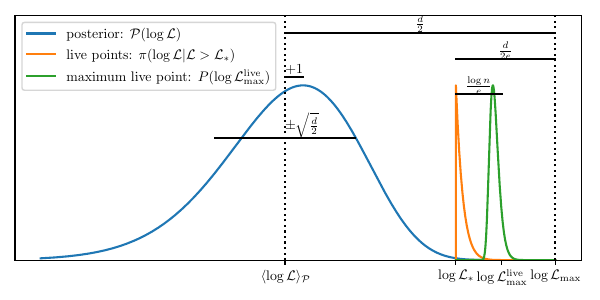

This chart was generated by the following Python code:
import matplotlib.pyplot as plt
import numpy as np
from matplotlib import rcParams
rcParams['text.usetex'] = True 
rcParams['font.family'] = 'serif'


fig, ax = plt.subplots()

logLmax = 0
d = 30
n = 1000
avlogL = logLmax-d/2

logL = np.linspace(logLmax-d/2-np.sqrt(d/2)*3.5,0,1000)
logpdf = logL - logLmax + (d/2-1)*np.log(logLmax-logL)
logpdf -= np.max(logpdf)
ax.plot(logL, np.exp(logpdf), label='posterior: $\mathcal{P}(\log\mathcal{L})$')

logLs = logLmax-d/2/np.e
logL = np.linspace(logLs,0,1000)
logpdf = (d/2-1) * np.log(logLmax - logL)
logL = np.concatenate([[logLs], logL])
logpdf = np.concatenate([[-np.inf], logpdf])
logpdf -= np.max(logpdf)
ax.plot(logL, np.exp(logpdf), label='live points: $\mathcal{\pi}(\log\mathcal{L}|\mathcal{L}>\mathcal{L}_*)$')

from scipy.special import logsumexp

logL = np.linspace(logLs,0,1000)
logpdf = (d/2-1)*np.log(logLmax - logL) + (n-1)* logsumexp([ d/2*np.log(logLmax-logLs)*np.ones_like(logL), d/2*np.log(logLmax-logL)] , b=[np.ones_like(logL),-np.ones_like(logL)], axis=0)
logpdf -= np.max(logpdf)
ax.plot(logL, np.exp(logpdf), label='maximum live point: $P(\log\mathcal{L}_\mathrm{max}^\mathrm{live})$')


logLmaxlive = logLmax - d/2/np.e + np.log(n)/np.e

l1 = 1.3
ax.axvline(avlogL, color='k', linestyle=':')
ax.axvline(logLmax, color='k', linestyle=':')
ax.plot([avlogL, logLmax], [l1,l1], 'k-')
ax.annotate(r'$\frac{d}{2}$', ((avlogL+logLmax)/2,l1), ha='center', va='bottom')

l2 = 0.7
ax.plot([avlogL-np.sqrt(d/2), avlogL+np.sqrt(d/2)], [l2, l2], 'k-')
ax.annotate(r'$\pm\sqrt{\frac{d}{2}}$', (avlogL,l2), ha='left', va='bottom')

l3 = 1.05
ax.plot([avlogL, avlogL+1], [l3, l3], 'k-')
ax.annotate(r'$+1$', (avlogL+1,l3), ha='right', va='bottom')

l4 = 1.15
ax.plot([logLs, logLmax], [l4, l4], 'k-')
ax.annotate(r'$\frac{d}{2e}$', ((logLmax+logLs)/2,l4), ha='center', va='bottom')

l5 = 0.95
ax.plot([logLs, logLmaxlive], [l5, l5], 'k-')
ax.annotate(r'$\frac{\log n}{e}$', ((logLs+logLmaxlive)/2,l5), ha='center', va='bottom')

ax.set_xticks([avlogL, 
               logLs, 
               logLmaxlive,
               logLmax])
ax.set_xticklabels([r'$\langle\log\mathcal{L}\rangle_\mathcal{P}$',
                    r'$\log\mathcal{L}_*$',
                    r'$\log\mathcal{L}_\mathrm{max}^\mathrm{live}$',
                    r'$\log\mathcal{L}_\mathrm{max}$'])

ax.set_yticks([])
ax.legend(loc='upper left')
ax.set_ylim([0,1.4])

fig.set_size_inches(6,3)
fig.tight_layout()
fig.savefig('anatomy.pdf')
